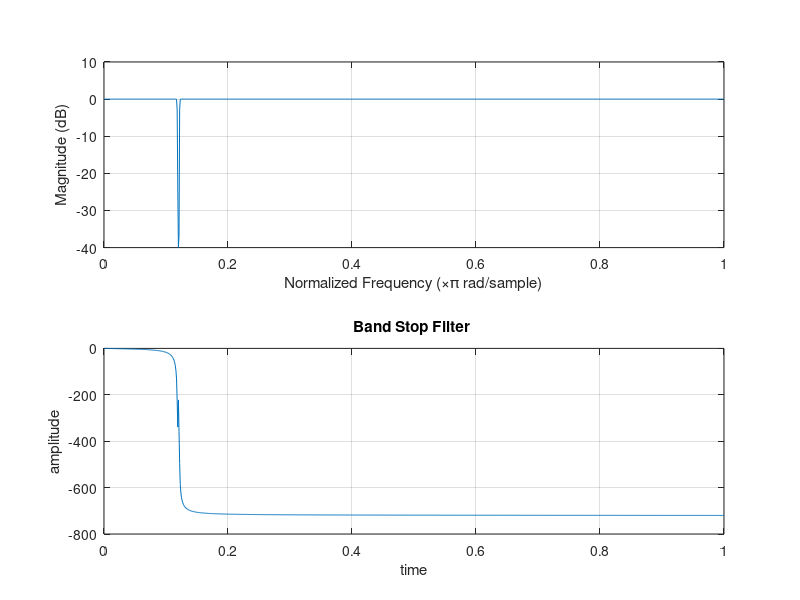

The MATLAB source for this figure: (Note: this script raises an error after producing the figure.)
clc;
clear all;
close all;
fs=1000;
[b,a]=butter(5,[(59/500) (61/500)],'stop');
freqz(b,a,fs)
xlabel('time');
ylabel('amplitude');
title('Band Stop Filter ');
gtext('Suraj-1541016149');